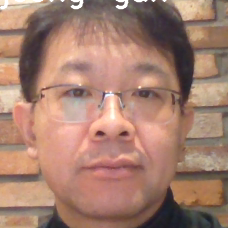
#> input picture src/7.png, 228 x 228 px, given in place of the camera
$ python filter.py
#> lines starting #> are read from the running program, lines starting #| are printed output that depends on the picture; after the words box and inside, x2 and y2 are one past the last pixel; in counts of white or black regions, pixels touching at a corner belong together
### src/utils.py
import cv2
import os

# source: https://stackoverflow.com/a/44659589
# [26 lines left out: function image_resize, not called in this run]


class CFEVideoConf(object):
    # Standard Video Dimensions Sizes
    STD_DIMENSIONS =  {
        "360p": (480, 360),
        "480p": (640, 480),
        "720p": (1280, 720),
        "1080p": (1920, 1080),
        "4k": (3840, 2160),
    }
    # Video Encoding, might require additional installs
    # Types of Codes: http://www.fourcc.org/codecs.php
    VIDEO_TYPE = {
        'avi': cv2.VideoWriter_fourcc(*'XVID'),
        #'mp4': cv2.VideoWriter_fourcc(*'H264'),
        'mp4': cv2.VideoWriter_fourcc(*'XVID'),
    }

    width           = 640
    height          = 480
    dims            = (640, 480)
    capture         = None
    video_type      = None
    def __init__(self, capture, filepath, res="480p", *args, **kwargs):
        self.capture = capture
        self.filepath = filepath
        self.width, self.height = self.get_dims(res=res)
        self.video_type = self.get_video_type()

    # Set resolution for the video capture
    # Function adapted from https://kirr.co/0l6qmh
    def change_res(self, width, height):
        self.capture.set(3, width)
        self.capture.set(4, height)

    def get_dims(self, res='480p'):
        width, height = self.STD_DIMENSIONS['480p']
        if res in self.STD_DIMENSIONS:
            width, height = self.STD_DIMENSIONS[res]
        self.change_res(width, height)
        self.dims = (width, height)
        return width, height

    def get_video_type(self):
        filename, ext = os.path.splitext(self.filepath)
        if ext in self.VIDEO_TYPE:
          return  self.VIDEO_TYPE[ext]
        return self.VIDEO_TYPE['avi']

### src/filter.py
import numpy as np
import cv2
import random
from utils import CFEVideoConf, image_resize
import glob
import math


cap = cv2.VideoCapture(0)

frames_per_seconds = 20
save_path='saved-media/filter.mp4'
config = CFEVideoConf(cap, filepath=save_path, res='480p')
out = cv2.VideoWriter(save_path, config.video_type, frames_per_seconds, config.dims)


def verify_alpha_channel(frame):
    try:
        frame.shape[3] # looking for the alpha channel
    except IndexError:
        frame = cv2.cvtColor(frame, cv2.COLOR_BGR2BGRA)
    return frame


def apply_hue_saturation(frame, alpha, beta):
    hsv_image = cv2.cvtColor(frame, cv2.COLOR_BGR2HSV)
    h, s, v = cv2.split(hsv_image)
    s.fill(199)
    v.fill(255)
    hsv_image = cv2.merge([h, s, v])

    out = cv2.cvtColor(hsv_image, cv2.COLOR_HSV2BGR)
    frame = verify_alpha_channel(frame)
    out = verify_alpha_channel(out)
    cv2.addWeighted(out, 0.25, frame, 1.0, .23, frame)
    return frame


def apply_color_overlay(frame, intensity=0.5, blue=0, green=0, red=0):
    frame = verify_alpha_channel(frame)
    frame_h, frame_w, frame_c = frame.shape
    sepia_bgra = (blue, green, red, 1)
    overlay = np.full((frame_h, frame_w, 4), sepia_bgra, dtype='uint8')
    cv2.addWeighted(overlay, intensity, frame, 1.0, 0, frame)
    return frame


def apply_sepia(frame, intensity=0.5):
    frame = verify_alpha_channel(frame)
    frame_h, frame_w, frame_c = frame.shape
    sepia_bgra = (20, 66, 112, 1)
    overlay = np.full((frame_h, frame_w, 4), sepia_bgra, dtype='uint8')
    cv2.addWeighted(overlay, intensity, frame, 1.0, 0, frame)
    return frame


def alpha_blend(frame_1, frame_2, mask):
    alpha = mask/255.0
    blended = cv2.convertScaleAbs(frame_1*(1-alpha) + frame_2*alpha)
    return blended


def apply_circle_focus_blur(frame, intensity=0.2):
    frame = verify_alpha_channel(frame)
    frame_h, frame_w, frame_c = frame.shape
    y = int(frame_h/2)
    x = int(frame_w/2)

    mask = np.zeros((frame_h, frame_w, 4), dtype='uint8')
    cv2.circle(mask, (x, y), int(y/2), (255,255,255), -1, cv2.LINE_AA)
    mask = cv2.GaussianBlur(mask, (21,21),11 )

    blured = cv2.GaussianBlur(frame, (21,21), 11)
    blended = alpha_blend(frame, blured, 255-mask)
    frame = cv2.cvtColor(blended, cv2.COLOR_BGRA2BGR)
    return frame


def portrait_mode(frame):
    cv2.imshow('frame', frame)
    gray = cv2.cvtColor(frame, cv2.COLOR_BGR2GRAY)
    _, mask = cv2.threshold(gray, 120,255,cv2.THRESH_BINARY)

    mask = cv2.cvtColor(mask, cv2.COLOR_GRAY2BGRA)
    blured = cv2.GaussianBlur(frame, (21,21), 11)
    blended = alpha_blend(frame, blured, mask)
    frame = cv2.cvtColor(blended, cv2.COLOR_BGRA2BGR)
    return frame


def apply_invert(frame):
    return cv2.bitwise_not(frame)

while(True):
    # Capture frame-by-frame
    ret, frame = cap.read()
#> frame is the input picture: shape (228, 228, 3); mean B, G, R 111.3, 127.2, 165.4
    frame = cv2.cvtColor(frame, cv2.COLOR_BGR2BGRA)
#> frame: shape (228, 228, 4)
    #cv2.imshow('frame',frame)


    hue_sat = apply_hue_saturation(frame.copy(), alpha=3, beta=3)
#> in apply_hue_saturation, `hsv_image = cv2.cvtColor(frame, cv2.COLOR_BGR2HSV)`: hsv_image: shape (228, 228, 3); mean H, S, V 23.9, 81.6, 165.6
#> in apply_hue_saturation, `s.fill(199)`: s: shape (228, 228); every value is 199
#> in apply_hue_saturation, `v.fill(255)`: v: shape (228, 228); every value is 255
#> in apply_hue_saturation, `hsv_image = cv2.merge([h, s, v])`: hsv_image: shape (228, 228, 3); mean H, S, V 23.9, 199, 255
    cv2.imshow('hue_sat', hue_sat)

    sepia = apply_sepia(frame.copy(), intensity=.8)
    cv2.imshow('sepia',sepia)

    color_overlay = apply_color_overlay(frame.copy(), intensity=.8, red=123, green=231)
#> in apply_color_overlay, `cv2.addWeighted(overlay, intensity, frame, 1.0, 0, frame)`:
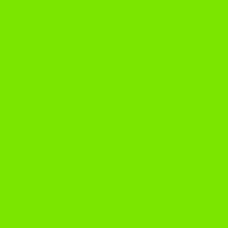
#> overlay: shape (228, 228, 4); mean B, G, R, A 0, 231, 123, 1
#> in apply_color_overlay, `cv2.addWeighted(overlay, intensity, frame, 1.0, 0, frame)`:
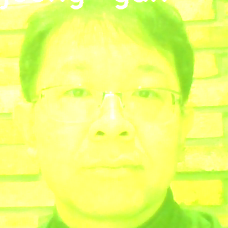
#> frame: shape (228, 228, 4); mean B, G, R, A 111.3, 253, 237.3, 255
    cv2.imshow('color_overlay',color_overlay)

    invert = apply_invert(frame.copy())
#> in apply_invert, `return cv2.bitwise_not(frame)`:
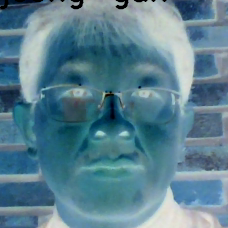
#> returned value: shape (228, 228, 4); mean of channels 0, 1, 2, 3 143.7, 127.8, 89.6, 0; drawn as B, G, R
    cv2.imshow('invert', invert)

    blur_mask = apply_circle_focus_blur(frame.copy())
#> in alpha_blend, `alpha = mask/255.0`:
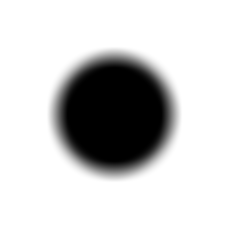
#> alpha: shape (228, 228, 4) float64; mean of channels 0, 1, 2, 3 0.799, 0.799, 0.799, 1; drawn as B, G, R
    cv2.imshow('blur_mask', blur_mask)

    portrait = portrait_mode(frame.copy())
#> in portrait_mode, `gray = cv2.cvtColor(frame, cv2.COLOR_BGR2GRAY)`:
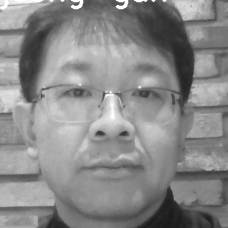
#> gray: shape (228, 228); min 24, max 255, mean 136.8
#> in portrait_mode, `_, mask = cv2.threshold(gray, 120,255,cv2.THRESH_BINARY)`:
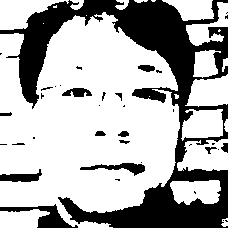
#> mask: shape (228, 228); 68.6% white; 37 black regions (23 under 20 px), largest, box (x1, y1, x2, y2) and area: (0, 0, 228, 228) 14341, (0, 204, 78, 228) 642, (80, 163, 145, 176) 344
#> in alpha_blend (call 2), `blended = cv2.convertScaleAbs(frame_1*(1-alpha) + frame_2*alpha)`:
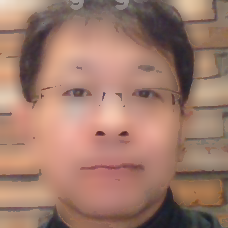
#> blended: shape (228, 228, 4); mean B, G, R, A 108, 122.9, 160.3, 255
    cv2.imshow('portrait',portrait)
    if cv2.waitKey(20) & 0xFF == ord('q'):
#> (key q is pressed here)
        break

# When everything done, release the capture
cap.release()
cv2.destroyAllWindows()
